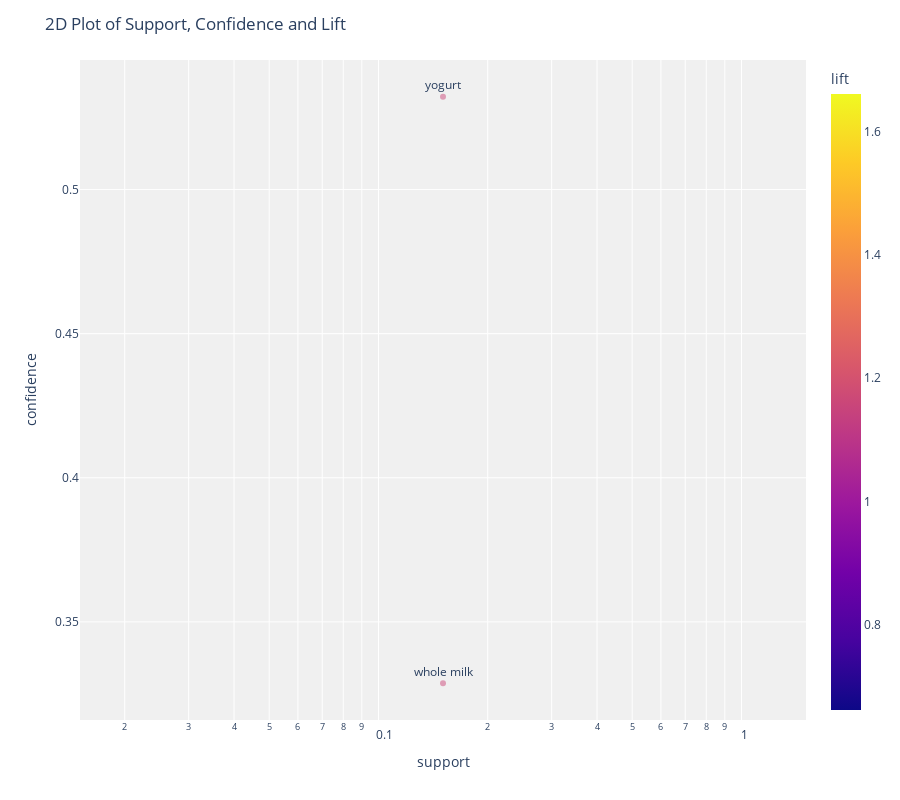

Notebook code cell kept with this figure:
### Markdown cell above
# same category

### Code cell
# 2d plot
plot_model(arules_same_category_condition, plot = '2d')

### Figure 1 — Plotly figure (JSON) as saved in the notebook; plotly's stock layout.template omitted (floating-point values rounded to 4 significant figures)
{"data": [{"customdata": [["yogurt", "whole milk"], ["whole milk", "yogurt"]], "hovertemplate": "support=%{x}<br>confidence=%{y}<br>antecedents_short=%{text}<br>antecedents=%{customdata[0]}<br>consequents=%{customdata[1]}<br>lift=%{marker.color}<extra></extra>", "legendgroup": "", "marker": {"color": [1.161, 1.161], "coloraxis": "coloraxis", "opacity": 0.5, "symbol": "circle"}, "mode": "markers+text", "name": "", "orientation": "v", "showlegend": false, "text": ["yogurt", "whole milk"], "textposition": "top center", "type": "scatter", "x": [0.1506, 0.1506], "xaxis": "x", "y": [0.5322, 0.3287], "yaxis": "y"}], "layout": {"coloraxis": {"colorbar": {"title": {"text": "lift"}}, "colorscale": [[0, "#0d0887"], [0.1111, "#46039f"], [0.2222, "#7201a8"], [0.3333, "#9c179e"], [0.4444, "#bd3786"], [0.5556, "#d8576b"], [0.6667, "#ed7953"], [0.7778, "#fb9f3a"], [0.8889, "#fdca26"], [1, "#f0f921"]]}, "height": 800, "legend": {"tracegroupgap": 0}, "margin": {"t": 60}, "plot_bgcolor": "rgb(240,240,240)", "title": {"text": "2D Plot of Support, Confidence and Lift"}, "xaxis": {"anchor": "y", "domain": [0, 1], "title": {"text": "support"}, "type": "log"}, "yaxis": {"anchor": "x", "domain": [0, 1], "title": {"text": "confidence"}}}}
